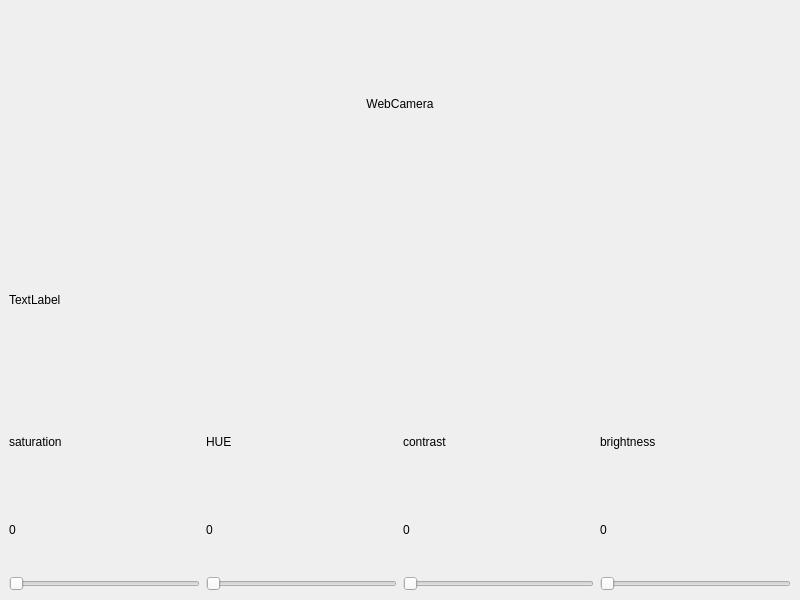
<?xml version="1.0" encoding="UTF-8"?>
<ui version="4.0">
 <class>MainWindow</class>
 <widget class="QMainWindow" name="MainWindow">
  <property name="geometry">
   <rect>
    <x>0</x>
    <y>0</y>
    <width>800</width>
    <height>600</height>
   </rect>
  </property>
  <property name="windowTitle">
   <string>MainWindow</string>
  </property>
  <widget class="QWidget" name="centralwidget">
   <layout class="QVBoxLayout" name="verticalLayout">
    <item>
     <widget class="QLabel" name="label">
      <property name="text">
       <string>WebCamera</string>
      </property>
      <property name="alignment">
       <set>Qt::AlignCenter</set>
      </property>
     </widget>
    </item>
    <item>
     <widget class="QLabel" name="imgHolstLabel">
      <property name="text">
       <string>TextLabel</string>
      </property>
     </widget>
    </item>
    <item>
     <layout class="QHBoxLayout" name="horizontalLayout">
      <item>
       <layout class="QVBoxLayout" name="verticalLayout_4">
        <item>
         <widget class="QLabel" name="label_2">
          <property name="text">
           <string>saturation</string>
          </property>
         </widget>
        </item>
        <item>
         <widget class="QLabel" name="satValueLabel">
          <property name="text">
           <string>0</string>
          </property>
         </widget>
        </item>
        <item>
         <widget class="QSlider" name="saturationSlider">
          <property name="orientation">
           <enum>Qt::Horizontal</enum>
          </property>
         </widget>
        </item>
       </layout>
      </item>
      <item>
       <layout class="QVBoxLayout" name="verticalLayout_5">
        <item>
         <widget class="QLabel" name="label_3">
          <property name="text">
           <string>HUE</string>
          </property>
         </widget>
        </item>
        <item>
         <widget class="QLabel" name="hueValueLabel">
          <property name="text">
           <string>0</string>
          </property>
         </widget>
        </item>
        <item>
         <widget class="QSlider" name="hueSlider">
          <property name="orientation">
           <enum>Qt::Horizontal</enum>
          </property>
         </widget>
        </item>
       </layout>
      </item>
      <item>
       <layout class="QVBoxLayout" name="verticalLayout_3">
        <item>
         <widget class="QLabel" name="label_4">
          <property name="text">
           <string>contrast</string>
          </property>
         </widget>
        </item>
        <item>
         <widget class="QLabel" name="contValueLabel">
          <property name="text">
           <string>0</string>
          </property>
         </widget>
        </item>
        <item>
         <widget class="QSlider" name="contrastSlider">
          <property name="orientation">
           <enum>Qt::Horizontal</enum>
          </property>
         </widget>
        </item>
       </layout>
      </item>
      <item>
       <layout class="QVBoxLayout" name="verticalLayout_2">
        <item>
         <widget class="QLabel" name="brLabel">
          <property name="text">
           <string>brightness</string>
          </property>
         </widget>
        </item>
        <item>
         <widget class="QLabel" name="brValueLabel">
          <property name="text">
           <string>0</string>
          </property>
         </widget>
        </item>
        <item>
         <widget class="QSlider" name="brightSlider">
          <property name="orientation">
           <enum>Qt::Horizontal</enum>
          </property>
         </widget>
        </item>
       </layout>
      </item>
     </layout>
    </item>
   </layout>
  </widget>
 </widget>
 <resources/>
 <connections/>
</ui>
